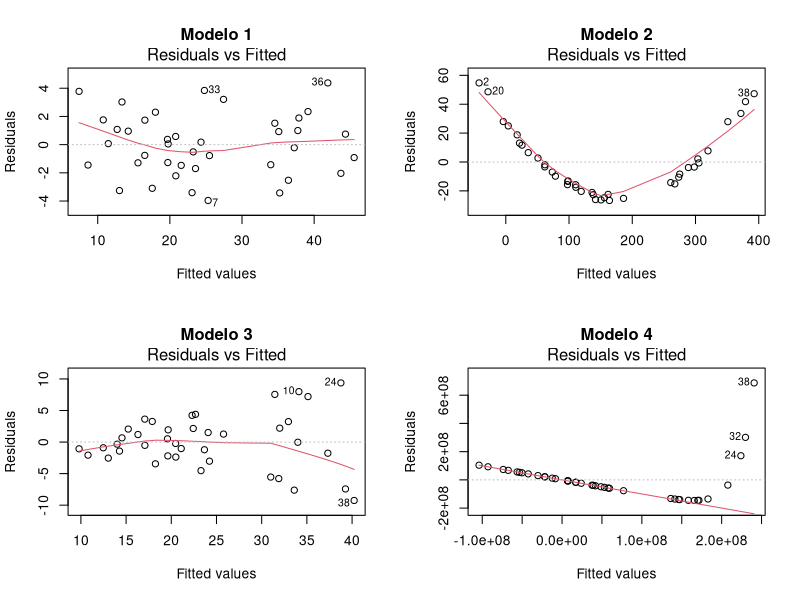
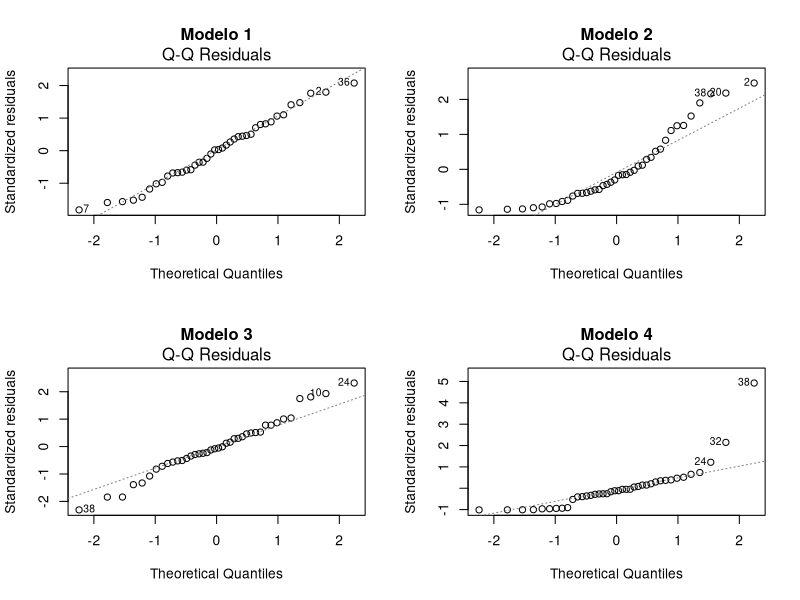
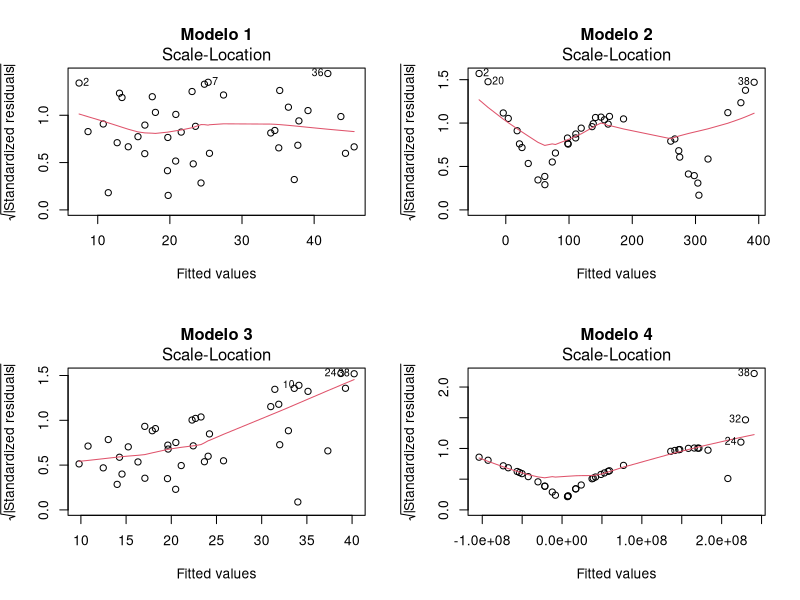
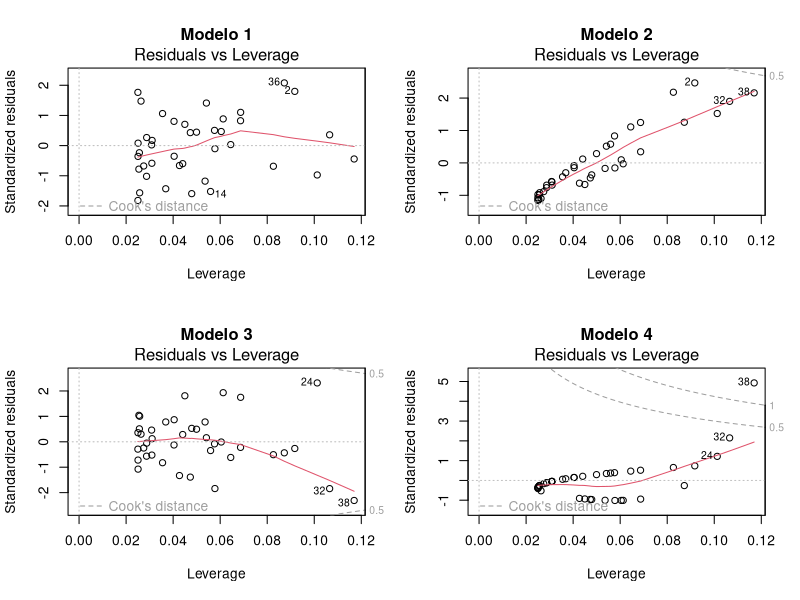

Generate these figures, in order, with R:
## ---- chunk 1
knitr::opts_chunk$set(echo = FALSE)
## ---- chunk 2
set.seed(127)
n <-40
x<-runif(1.1,20,n=n)
datos1<-data.frame(x=x,
                   y=4+2*x+rnorm(sd=2,n=n))
datos2<-data.frame(x=x,
                   y=4+2*x+ x^2 + rnorm(sd=2,n=n))
datos3<-data.frame(x=x,
                   y=4+2*x+(x/5)*rnorm(sd=2,n=n))
datos4<-data.frame(x=x,
                   y=4+2*exp(x)+rnorm(sd=2,n=n))
modelo1 <- lm(y~x,data=datos1)
modelo2 <- lm(y~x,data=datos2)
modelo3 <- lm(y~x,data=datos3)
modelo4 <- lm(y~x,data=datos4)
## ---- chunk 3
par(mfrow=c(2,2))
plot(modelo1,which = 1, main = "Modelo 1")
plot(modelo2,which = 1, main = "Modelo 2")
plot(modelo3,which = 1, main = "Modelo 3")
plot(modelo4,which = 1, main = "Modelo 4")
par(mfrow=c(1,1))
## ---- chunk 4
par(mfrow=c(2,2))
plot(modelo1,which = 2, main = "Modelo 1")
plot(modelo2,which = 2, main = "Modelo 2")
plot(modelo3,which = 2, main = "Modelo 3")
plot(modelo4,which = 2, main = "Modelo 4")
par(mfrow=c(1,1))
## ---- chunk 5
par(mfrow=c(2,2))
plot(modelo1,which = 3, main = "Modelo 1")
plot(modelo2,which = 3, main = "Modelo 2")
plot(modelo3,which = 3, main = "Modelo 3")
plot(modelo4,which = 3, main = "Modelo 4")
par(mfrow=c(1,1))
## ---- chunk 6
par(mfrow=c(2,2))
plot(modelo1,which = 5, main = "Modelo 1")
plot(modelo2,which = 5, main = "Modelo 2")
plot(modelo3,which = 5, main = "Modelo 3")
plot(modelo4,which = 5, main = "Modelo 4")
par(mfrow=c(1,1))
